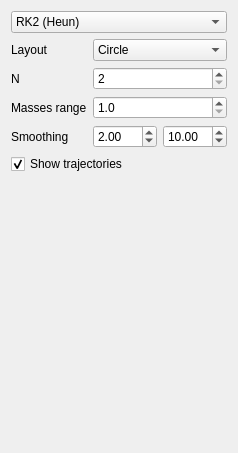
<?xml version="1.0" encoding="UTF-8"?>
<ui version="4.0">
 <class>WidgetNBody</class>
 <widget class="QWidget" name="WidgetNBody">
  <property name="geometry">
   <rect>
    <x>0</x>
    <y>0</y>
    <width>211</width>
    <height>453</height>
   </rect>
  </property>
  <property name="windowTitle">
   <string>Form</string>
  </property>
  <layout class="QFormLayout" name="formLayout">
   <item row="0" column="0" colspan="2">
    <widget class="QComboBox" name="integrator">
     <property name="currentIndex">
      <number>3</number>
     </property>
     <item>
      <property name="text">
       <string>Euler</string>
      </property>
     </item>
     <item>
      <property name="text">
       <string>Symplectic Euler</string>
      </property>
     </item>
     <item>
      <property name="text">
       <string>Midpoint</string>
      </property>
     </item>
     <item>
      <property name="text">
       <string>RK2 (Heun)</string>
      </property>
     </item>
     <item>
      <property name="text">
       <string>RK4</string>
      </property>
     </item>
     <item>
      <property name="text">
       <string>Verlet</string>
      </property>
     </item>
    </widget>
   </item>
   <item row="1" column="0">
    <widget class="QLabel" name="label_3">
     <property name="text">
      <string>Layout</string>
     </property>
    </widget>
   </item>
   <item row="1" column="1">
    <widget class="QComboBox" name="bodiesLayout">
     <item>
      <property name="text">
       <string>Circle</string>
      </property>
     </item>
     <item>
      <property name="text">
       <string>Sphere</string>
      </property>
     </item>
     <item>
      <property name="text">
       <string>Cylinder</string>
      </property>
     </item>
    </widget>
   </item>
   <item row="2" column="0">
    <widget class="QLabel" name="label">
     <property name="text">
      <string>N</string>
     </property>
    </widget>
   </item>
   <item row="2" column="1">
    <widget class="QSpinBox" name="numBodies">
     <property name="minimum">
      <number>2</number>
     </property>
     <property name="maximum">
      <number>100</number>
     </property>
    </widget>
   </item>
   <item row="3" column="0">
    <widget class="QLabel" name="label_2">
     <property name="text">
      <string>Masses range</string>
     </property>
    </widget>
   </item>
   <item row="3" column="1">
    <widget class="QDoubleSpinBox" name="massRange">
     <property name="decimals">
      <number>1</number>
     </property>
     <property name="minimum">
      <double>1.000000000000000</double>
     </property>
     <property name="maximum">
      <double>10.000000000000000</double>
     </property>
     <property name="singleStep">
      <double>0.100000000000000</double>
     </property>
     <property name="value">
      <double>1.000000000000000</double>
     </property>
    </widget>
   </item>
   <item row="4" column="0">
    <widget class="QLabel" name="label_4">
     <property name="text">
      <string>Smoothing</string>
     </property>
    </widget>
   </item>
   <item row="4" column="1">
    <layout class="QHBoxLayout" name="horizontalLayout">
     <item>
      <widget class="QDoubleSpinBox" name="smoothA">
       <property name="decimals">
        <number>2</number>
       </property>
       <property name="maximum">
        <double>100.000000000000000</double>
       </property>
       <property name="value">
        <double>2.000000000000000</double>
       </property>
      </widget>
     </item>
     <item>
      <widget class="QDoubleSpinBox" name="smoothB">
       <property name="decimals">
        <number>2</number>
       </property>
       <property name="minimum">
        <double>0.010000000000000</double>
       </property>
       <property name="maximum">
        <double>100.000000000000000</double>
       </property>
       <property name="value">
        <double>10.000000000000000</double>
       </property>
      </widget>
     </item>
    </layout>
   </item>
   <item row="5" column="0" colspan="2">
    <widget class="QCheckBox" name="trajectory">
     <property name="text">
      <string>Show trajectories</string>
     </property>
     <property name="checked">
      <bool>true</bool>
     </property>
    </widget>
   </item>
  </layout>
 </widget>
 <resources/>
 <connections/>
</ui>
